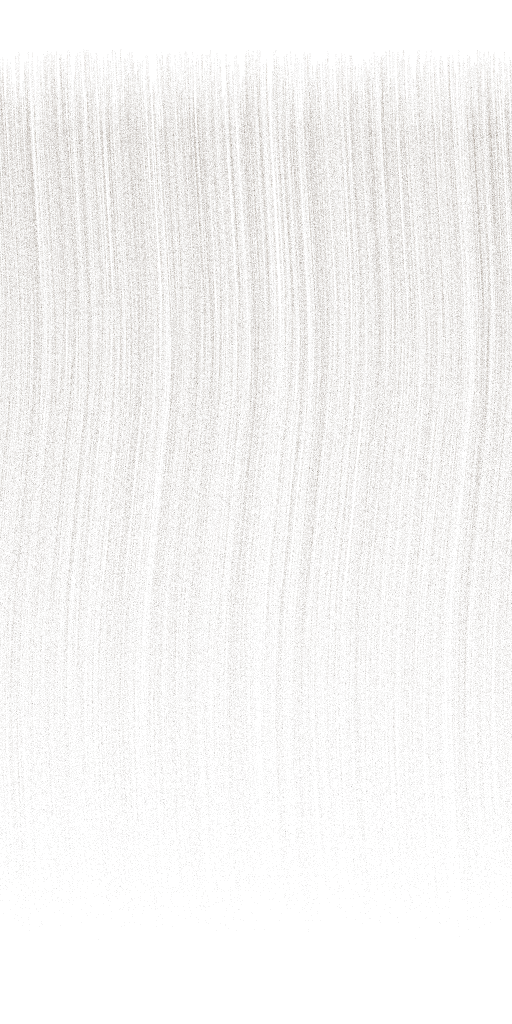
#> input picture anthroforge-v2/fur-prototype/fur_card_texture_a.png, 512 x 1024 px, found by its file name; the run also reads 1 picture not shown here
$ python build_atlas.py
#> lines starting #> are read from the running program, lines starting #| are printed output that depends on the picture; after the words box and inside, x2 and y2 are one past the last pixel; in counts of white or black regions, pixels touching at a corner belong together
"""A13 fur atlas builder. (The GLB-remap stage at the end of this file is
superseded by scripts/remap_glb.py, which runs standalone off the saved
atlas + layout; this script's atlas/layout outputs are the canonical ones.)

Packs the fur-prototype's two production card bakes (standalone v2 PNGs --
the GLB-embedded copies in fur_cards_lod0.glb are the superseded v1 bake,
see FUR_ATLAS.md) into the AF-FUR-2048 atlas: 4x2 grid of 512x1024 cells,
16 px dilation pad inside every cell, 8 semantic slots. Also emits the
layout JSON and a UV-remapped LOD0 GLB (single material, single texture).
"""
import json, struct
from io import BytesIO
from pathlib import Path

import numpy as np
from PIL import Image, ImageFilter

ROOT = Path("/home/hatch/workspace/anthroforge-v2")
SRC = ROOT / "fur-prototype"
OUT = ROOT / "fur-craft" / "a13-atlas"
OUT.mkdir(parents=True, exist_ok=True)

AW = AH = 2048
CELL_W, CELL_H = 512, 1024
PAD = 16
UW, UH = CELL_W - 2 * PAD, CELL_H - 2 * PAD   # usable 480 x 992

# ---------- alpha renormalisation (ATLAS-ALPHA-1) ----------
# t1 is solved so DENSE (texture A) lands at ~0.15 coverage @ 0.5 cutoff:
# the raw bake's strands are ~1 texel wide, so a textbook curve leaves
# almost nothing above a 0.5 test (measured in FUR_ATLAS.md).
T0 = 0.02
def _solve_t1(a01, target=0.15):
    lo, hi = 0.05, 0.60
    for _ in range(40):
        mid = 0.5 * (lo + hi)
        cov = float((np.clip((a01 - T0) / (mid - T0), 0, 1) >= 0.5).mean())
        if cov < target: hi = mid
        else: lo = mid
    return 0.5 * (lo + hi)
T1 = None  # set after A loads
def renorm_alpha(a01):
    return np.clip((a01 - T0) / (T1 - T0), 0.0, 1.0)

def coverage(a01, t=0.5):
    return float((a01 >= t).mean())

def mip_coverages(a01):
    out = [coverage(a01)]
    cur = a01
    for _ in range(4):
        cur = cur.reshape(cur.shape[0] // 2, 2, cur.shape[1] // 2, 2).mean(axis=(1, 3))
        out.append(coverage(cur))
    return [round(c, 4) for c in out]

def load_rgba(path):
    return np.asarray(Image.open(path).convert("RGBA")).astype(np.float32) / 255.0

def to_usable(rgba):
    im = Image.fromarray((np.clip(rgba, 0, 1) * 255).astype(np.uint8), "RGBA")
    return np.asarray(im.resize((UW, UH), Image.LANCZOS)).astype(np.float32) / 255.0

A = load_rgba(SRC / "fur_card_texture_a.png")
B = load_rgba(SRC / "fur_card_texture_b.png")
T1 = _solve_t1(A[:, :, 3])
#> the loop in _solve_t1, `for _ in range(40):` made 40 passes
#> cov on passes 1 to 12: 0.0766, 0.247, 0.143, 0.247, 0.143, 0.247, 0.143, 0.143, 0.143, 0.143, 0.247, 0.247
#> T1 = 0.231
print(f"ATLAS-ALPHA-1: t0={T0} t1={T1:.3f} (solved for A coverage@0.5 ~= 0.15)")
#| ATLAS-ALPHA-1: t0=0.02 t1=0.231 (solved for A coverage@0.5 ~= 0.15)
stats = {}
for name, img in (("A", A), ("B", B)):
    raw_a = img[:, :, 3]
    stats[name] = {
        "alpha_max_raw": round(float(raw_a.max()), 3),
        "coverage_raw_mips": mip_coverages(raw_a),
        "coverage_renorm_mips": mip_coverages(renorm_alpha(raw_a)),
    }
    print(name, stats[name])
#> this loop made 2 passes
#> name on passes 1 to 2: 'A', 'B'
#| A {'alpha_max_raw': 0.584, 'coverage_raw_mips': [0.0001, 0.0, 0.0, 0.0, 0.0], 'coverage_renorm_mips': [0.143, 0.1544, 0.1419, 0.1266, 0.1069]}
#| B {'alpha_max_raw': 0.459, 'coverage_raw_mips': [0.0, 0.0, 0.0, 0.0, 0.0], 'coverage_renorm_mips': [0.0339, 0.0184, 0.0052, 0.0001, 0.0]}
#> pass 1, `raw_a = img[:, :, 3]`:
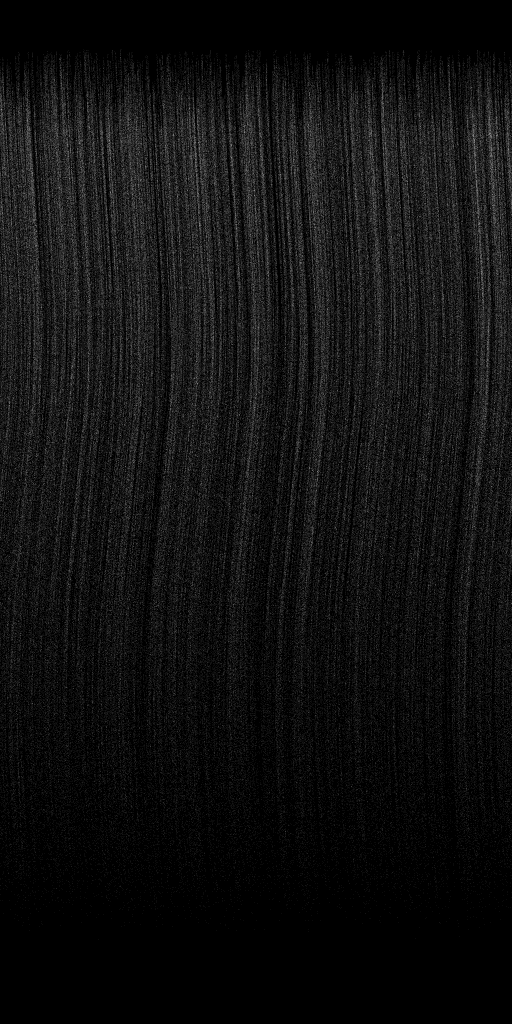
#> raw_a: shape (1024, 512) float32; min 0, max 0.584, mean 0.0638
#> pass 1, in mip_coverages (call 2), `cur = a01`:
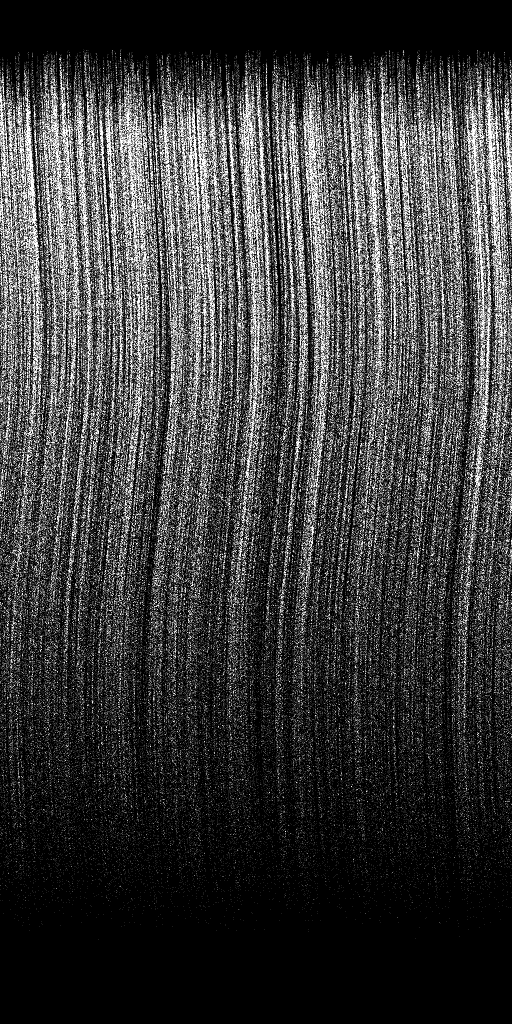
#> cur: shape (1024, 512) float32; min 0, max 1, mean 0.237
#> after the loop, stats = 2 items

def with_alpha(img, alpha):
    out = img.copy(); out[:, :, 3] = alpha; return out

Ar = with_alpha(A, renorm_alpha(A[:, :, 3]))
Br = with_alpha(B, renorm_alpha(B[:, :, 3]))

# ---------- slot variants (usable resolution) ----------
def mirror(img): return img[:, ::-1].copy()

CORE = with_alpha(Ar, np.clip(np.power(Ar[:, :, 3], 1.5) * 1.35, 0, 1))

# wide clump: centre half of A stretched to full width
clump_src = Ar[:, Ar.shape[1] // 4: 3 * Ar.shape[1] // 4]
CLUMP = to_usable(clump_src)

# thin/far: erode alpha (3x3 min) then scale
a_img = Image.fromarray((Ar[:, :, 3] * 255).astype(np.uint8))
eroded = np.asarray(a_img.filter(ImageFilter.MinFilter(3))).astype(np.float32) / 255.0
THIN = with_alpha(Ar, np.clip(eroded * 0.8, 0, 1))

# utility cell
util = np.zeros((UH, UW, 4), np.float32)
rows = np.linspace(1.0, 0.0, UH, dtype=np.float32)          # root(top)=1 -> tip=0
util[:, 0:96, 0:3] = rows[:, None, None]                     # gradient LUT strip
util[:, 0:96, 3] = 1.0
A_use = to_usable(Ar)
mean_col = A_use[:, :, :3].reshape(-1, 3).mean(axis=0)
#> mean_col = [0.306, 0.27, 0.233]
puff_a = np.asarray(Image.fromarray((A_use[:, :, 3] * 255).astype(np.uint8))
                    .filter(ImageFilter.GaussianBlur(18))).astype(np.float32) / 255.0
puff = np.zeros((UH, UW, 4), np.float32)
puff[:, :, :3] = mean_col[None, None, :]
puff[:, :, 3] = renorm_alpha(puff_a)
util[:, 96:240] = puff[:, 96:240]
wisp_src = Br[:, Br.shape[1] // 2 - 32: Br.shape[1] // 2 + 32]
wisp = to_usable(wisp_src)
util[:, 240:336] = wisp[:, 240:336]
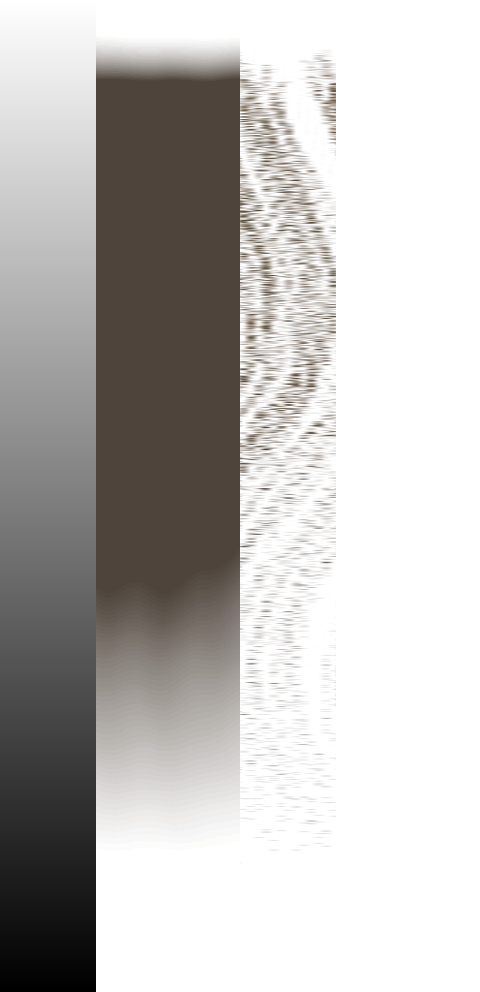
#> util: shape (992, 480, 4) float32; mean of channels 0, 1, 2, 3 0.234, 0.218, 0.201, 0.418; transparent parts drawn white
util[:, 336:480, 0:3] = Ar[8, 8, :3]                          # reserved: root colour, alpha 0
util[:, 336:480, 3] = 0.0

slots = [
    ("dense",    "DENSE_A",     to_usable(Ar),          "primary full-density card; LOD0/1 workhorse"),
    ("sparse",   "SPARSE_B",    to_usable(Br),          "low-density card; layering + cheap fill"),
    ("dense_mir","DENSE_A_MIR", to_usable(mirror(Ar)),  "U-mirror of dense: free silhouette variant"),
    ("sparse_mir","SPARSE_B_MIR", to_usable(mirror(Br)),"U-mirror of sparse"),
    ("core",     "CORE_A",      to_usable(CORE),        "high-coverage under-layer card (alpha^1.5 x1.35)"),
    ("clump",    "CLUMP_A",     CLUMP,                  "wide-clump card: centre crop of A, fewer thicker clumps"),
    ("thin_far", "THIN_FAR",    to_usable(THIN),        "eroded alpha x0.8: LOD2 / far cards"),
    ("utility",  "UTILITY",     util,                   "strips: gradient LUT | underfur puff | wisp | reserved"),
]
#> in to_usable (call 7), `return np.asarray(im.resize((UW, UH), Image.LANCZOS)).astype(np.float3..`:
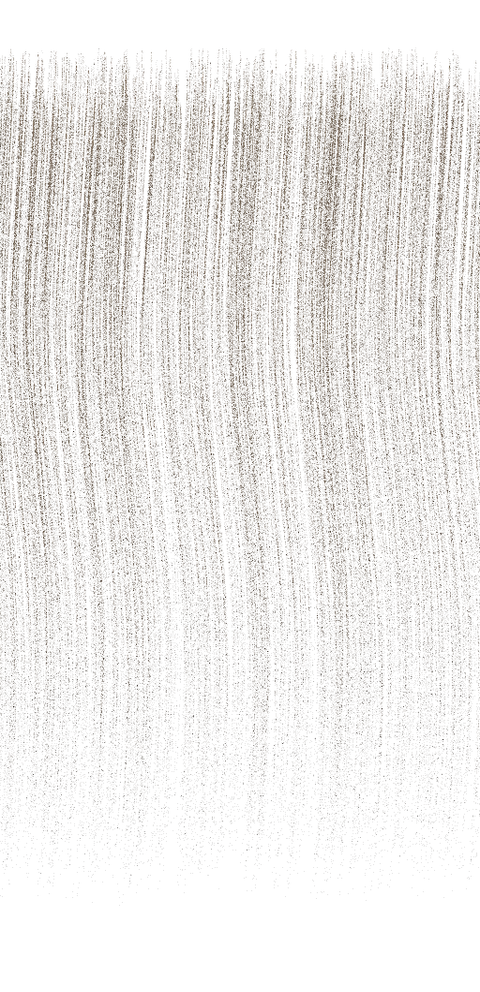
#> returned value: shape (992, 480, 4) float32; mean of channels 0, 1, 2, 3 0.228, 0.198, 0.168, 0.113; transparent parts drawn white

# ---------- compose atlas + dilate RGB into gutters ----------
atlas = np.zeros((AH, AW, 4), np.float32)
known = np.zeros((AH, AW), bool)
layout = []
for i, (key, name, img, role) in enumerate(slots):
    cx, cy = (i % 4) * CELL_W, (i // 4) * CELL_H
    ux, uy = cx + PAD, cy + PAD
    atlas[uy:uy + UH, ux:ux + UW] = img
    known[uy:uy + UH, ux:ux + UW] = True
    layout.append({
        "slot": i, "key": key, "name": name, "role": role,
        "cell_px": [cx, cy, CELL_W, CELL_H],
        "usable_px": [ux, uy, UW, UH],
        "uv_image_space": [ux / AW, uy / AH, (ux + UW) / AW, (uy + UH) / AH],
        # glTF: v = 1 - (row from top)/H  ->  v0 is the rect's BOTTOM in image rows (tip), v1 the top (root)
        "uv_gltf": [ux / AW, 1 - (uy + UH) / AH, (ux + UW) / AW, 1 - uy / AH],
    })
#> this loop made 8 passes
#> (key, name, cx, cy, ux, uy) on passes 1, 3, 5, 6, 8: ('dense', 'DENSE_A', 0, 0, 16, 16), ('dense_mir', 'DENSE_A_MIR', 1024, 0, 1040, 16), ('core', 'CORE_A', 0, 1024, 16, 1040), ('clump', 'CLUMP_A', 512, 1024, 528, 1040), ('utility', 'UTILITY', 1536, 1024, 1552, 1040)
#> (key, name, role, cx, cy, ux, uy) on passes 2, 4, 7: ('sparse', 'SPARSE_B', 'low-density card; layering + cheap fill', 512, 0, 528, 16), ('sparse_mir', 'SPARSE_B_MIR', 'U-mirror of sparse', 1536, 0, 1552, 16), ('thin_far', 'THIN_FAR', 'eroded alpha x0.8: LOD2 / far cards', 1024, 1024, 1040, 1040)
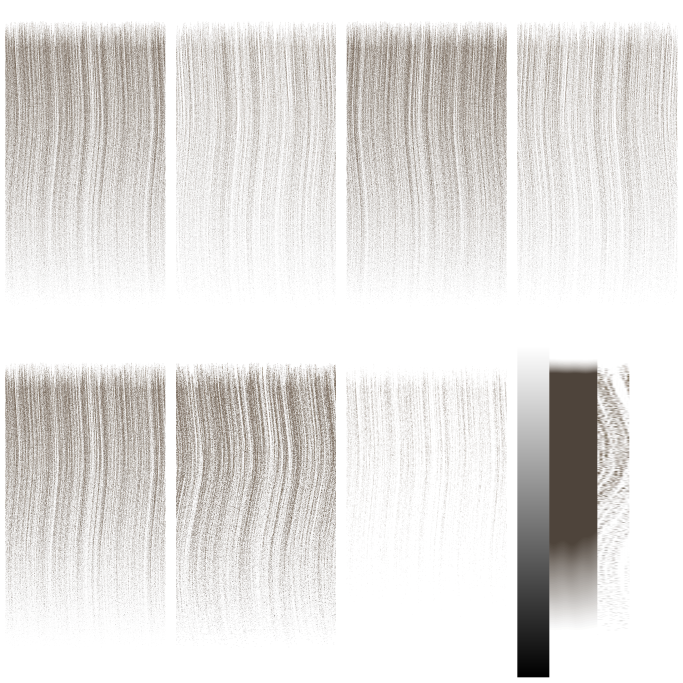
#> atlas: shape (2048, 2048, 4) float32 (shown at 1/3 size); mean of channels 0, 1, 2, 3 0.232, 0.205, 0.178, 0.183; transparent parts drawn white
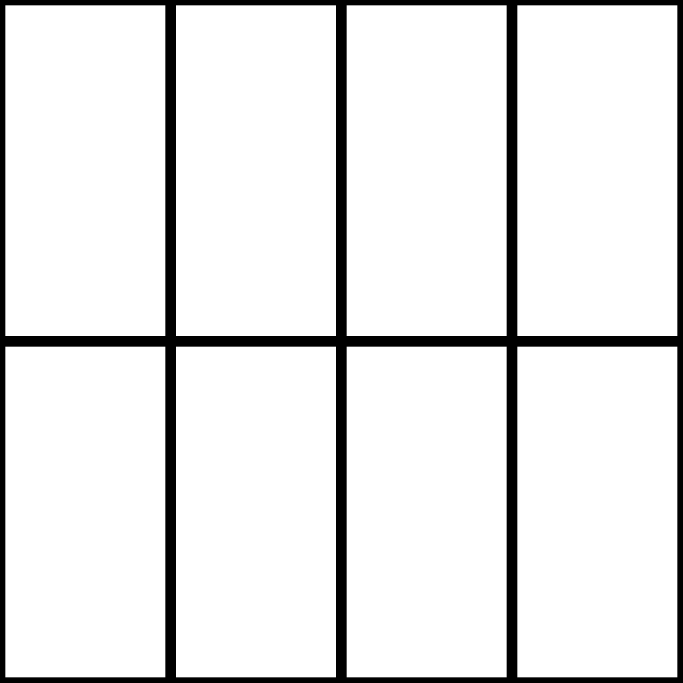
#> known: shape (2048, 2048) bool (shown at 1/3 size); 90.8% white; 1 black region, box (x1, y1, x2, y2) and area: (0, 0, 2048, 2048) 385024
#> after the loop, layout = 8 items

rgb = atlas[:, :, :3].copy()
# Push-pull dilation: fill unknown (gutter) texels with plausible colour.
# Pyramid: weighted-downsample to 64px, fill, upsample back level by level.
def _down(rgbk, mask):
    h, w = mask.shape
    rgb2 = rgbk.reshape(h // 2, 2, w // 2, 2, 3).sum(axis=(1, 3))
    m2 = mask.reshape(h // 2, 2, w // 2, 2).sum(axis=(1, 3))
    return rgb2, m2
pyr = [(rgb * known[:, :, None], known.astype(np.float32))]
while pyr[-1][1].shape[0] > 64:
    pyr.append(_down(*pyr[-1]))
#> after the loop, pyr = 6 items
top_rgb, top_m = pyr[-1]
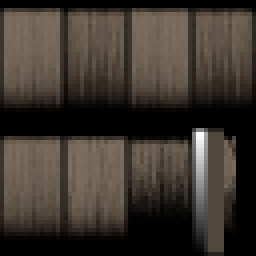
#> top_rgb: shape (64, 64, 3) float32 (shown 4 times larger); mean of channels 0, 1, 2 237.5, 209.9, 182.1; drawn with min black and max white
mean_col = (top_rgb.sum(axis=(0, 1)) / max(top_m.sum(), 1e-6))
#> mean_col = [0.255, 0.226, 0.196]
filled_top = np.where(top_m[:, :, None] > 0, top_rgb / np.maximum(top_m[:, :, None], 1e-6), mean_col[None, None, :])
fill_img = Image.fromarray((np.clip(filled_top, 0, 1) * 255).astype(np.uint8))
for lvl in range(len(pyr) - 2, -1, -1):
    target = pyr[lvl][1].shape
    fill_img = fill_img.resize((target[1], target[0]), Image.BILINEAR)
    up = np.asarray(fill_img).astype(np.float32) / 255.0
    rk, mk = pyr[lvl]
    own = np.where(mk[:, :, None] > 0, rk / np.maximum(mk[:, :, None], 1e-6), 0.0)
    filled = np.where(mk[:, :, None] > 0, own, up)
    fill_img = Image.fromarray((np.clip(filled, 0, 1) * 255).astype(np.uint8))
#> this loop made 5 passes
#> (lvl, target) on passes 1, 2, 4, 5: (4, (128, 128)), (3, (256, 256)), (1, (1024, 1024)), (0, (2048, 2048))
#> target on pass 3: (512, 512)
gutter_rgb = np.asarray(fill_img).astype(np.float32) / 255.0
atlas[:, :, :3] = np.where(known[:, :, None], atlas[:, :, :3], gutter_rgb)
print("push-pull gutter fill done")

atlas_img = Image.fromarray((np.clip(atlas, 0, 1) * 255).astype(np.uint8), "RGBA")
atlas_img.save(OUT / "fur_atlas_2048.png")
print("atlas saved")

meta = {
    "atlas": "AF-FUR-2048", "size_px": [AW, AH], "cell_px": [CELL_W, CELL_H],
    "pad_px": PAD, "gutter_px_between_usable": 2 * PAD,
    "alpha_curve": "ATLAS-ALPHA-1: a' = clamp((a-0.02)/(t1-0.02)) with t1 solved so DENSE coverage@0.5 ~= 0.15; applied to raw Cycles coverage alpha at bake/pack time",
    "v_convention": "image row 0 (top) = ROOT, s increases downward to tip; glTF uv v = 1 - row/H (card root verts carry v at the rect's v1)",
    "source_stats": stats,
    "slots": layout,
    "utility_strips_usable_local_px": {
        "gradient_lut": [0, 96], "underfur_puff": [96, 240], "wisp": [240, 336], "reserved": [336, 480]},
}
(OUT / "fur_atlas_layout.json").write_text(json.dumps(meta, indent=1))
print("layout saved")

# ---------- remap LOD0 GLB to the atlas ----------
#> (the run stopped early here; a loop or call above may not have finished)
